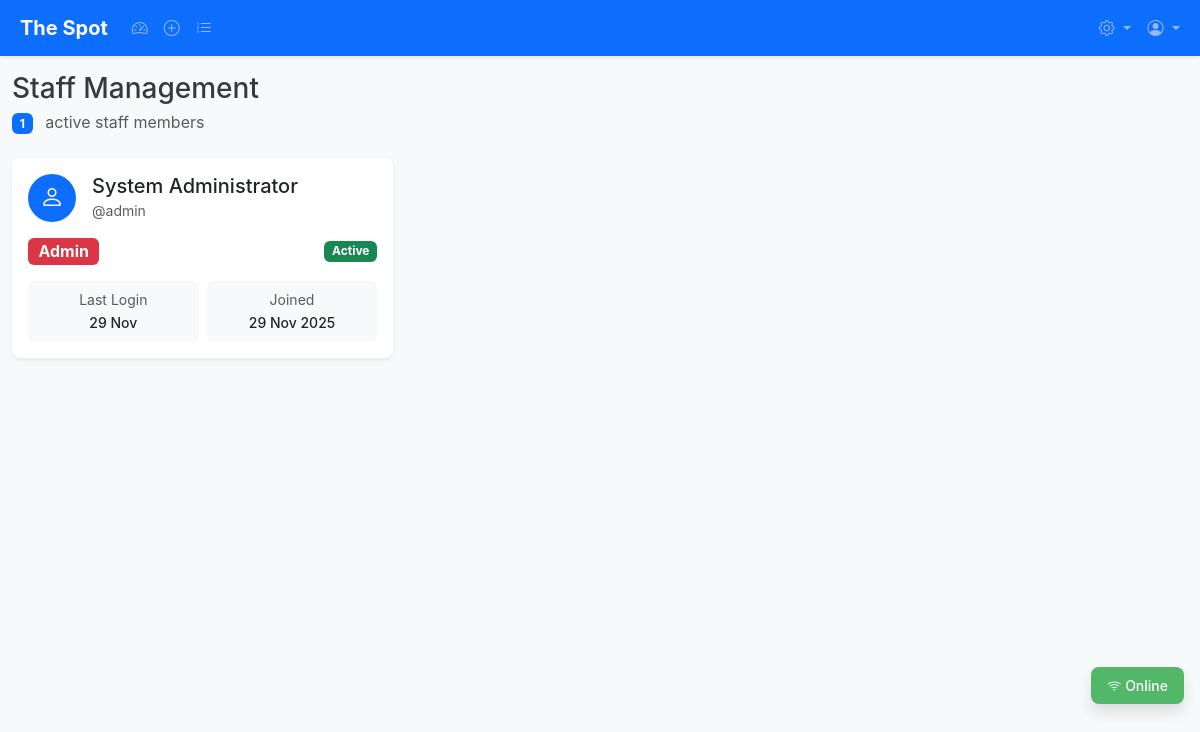
Page /staff (signed in) on the committed database.
### backend/app/models/user.py (models this page shows, shortened)
class User(UserMixin, db.Model):
    __tablename__ = 'users'
    id = db.Column(db.Integer, primary_key=True)
    username = db.Column(db.String(50), unique=True, nullable=False, index=True)
    password_hash = db.Column(db.String(255), nullable=False)
    full_name = db.Column(db.String(100), nullable=False)
    email = db.Column(db.String(100), unique=True, nullable=True)
    phone = db.Column(db.String(20), nullable=True)
    role = db.Column(db.Enum('admin', 'manager', 'staff', name='user_role'), nullable=False, default='staff')
    is_active = db.Column(db.Boolean, default=True, nullable=False)
    created_at = db.Column(db.DateTime, default=datetime.utcnow, nullable=False)
    last_login = db.Column(db.DateTime, nullable=True)

### backend/app/routes/main.py (the view)
@bp.route('/staff')
@login_required
def staff():
    if current_user.role not in ['admin', 'manager']:
        flash('Admin or Manager access required', 'error')
        return redirect(url_for('main.dashboard'))
    staff = User.query.filter_by(is_active=True).order_by(User.role, User.full_name).all()
    return render_template('staff/index.html', staff=staff)

### frontend/templates/staff/index.html (shortened to what this page needs)
{% extends "base.html" %}
{% block content %}
<div class="container-fluid py-3">
    <div class="row mb-4">
        <div class="col-12">
            <div class="d-flex justify-content-between align-items-center">
                <div>
                    <h1 class="h3 mb-1">Staff Management</h1>
                    <p class="text-muted mb-0">
                        <span class="badge bg-primary me-2">{{ staff|length }}</span>
                        active staff members
                    </p>
                </div>
            </div>
        </div>
    </div>
    <div class="row g-3">
        {% for member in staff %}
        <div class="col-12 col-md-6 col-lg-4">
            <div class="card shadow-sm h-100">
                <div class="card-body">
                    <div class="d-flex align-items-center mb-3">
                        <div class="bg-primary text-white rounded-circle d-flex align-items-center justify-content-center me-3"
                             style="width: 48px; height: 48px;">
                            <i class="bi bi-person fs-4"></i>
                        </div>
                        <div>
                            <h5 class="card-title mb-0">{{ member.full_name }}</h5>
                            <small class="text-muted">@{{ member.username }}</small>
                        </div>
                    </div>
                    <div class="d-flex justify-content-between align-items-center mb-3">
                        <span class="badge bg-{{ 'danger' if member.role == 'admin' else 'warning' if member.role == 'manager' else 'info' }} fs-6">
                            {{ member.role.title() }}
                        </span>
                        {% if member.is_active %}
                            <span class="badge bg-success">Active</span>
                        {% else %}
                            <span class="badge bg-secondary">Inactive</span>
                        {% endif %}
                    </div>
                    <div class="row g-2">
                        <div class="col-6">
                            <div class="bg-light rounded p-2 text-center">
                                <small class="text-muted d-block">Last Login</small>
                                <small class="fw-medium">
                                    {% if member.last_login %}
                                        {{ member.last_login.strftime('%d %b') }}
                                    {% else %}
                                        Never
                                    {% endif %}
                                </small>
                            </div>
                        </div>
                        <div class="col-6">
                            <div class="bg-light rounded p-2 text-center">
                                <small class="text-muted d-block">Joined</small>
                                <small class="fw-medium">{{ member.created_at.strftime('%d %b %Y') }}</small>
                            </div>
                        </div>
                    </div>
                </div>
            </div>
        </div>
        {% endfor %}
    </div>
</div>
{% endblock %}

### frontend/static/css/app.css (style rules this page uses)
:root { --spot-primary: #007bff; --spot-primary-dark: #0056b3; --spot-secondary: #6c757d; --spot-success: #28a745; --spot-success-dark: #1e7e34; --spot-warning: #ffc107; --spot-warning-dark: #d39e00; --spot-danger: #dc3545; --spot-danger-dark: #bd2130; --spot-info: #17a2b8; --spot-info-dark: #117a8b; --spot-light: #f8f9fa; --spot-dark: #343a40; --spot-white: #ffffff; --spot-gray: #6c757d; --spot-gray-light: #e9ecef; --spot-font-family: -apple-system, BlinkMacSystemFont, "Segoe UI", Roboto, "Helvetica Neue", Arial, sans-serif; --spot-font-size-sm: 0.875rem; --spot-font-size-base: 1rem; --spot-font-size-lg: 1.125rem; --spot-line-height: 1.5; --spot-spacing-xs: 0.25rem; --spot-spacing-sm: 0.5rem; --spot-spacing-md: 1rem; --spot-spacing-lg: 1.5rem; --spot-spacing-xl: 3rem; --spot-border-radius: 0.375rem; --spot-border-radius-lg: 0.5rem; --spot-border-radius-xl: 1rem; --spot-shadow-sm: 0 0.125rem 0.25rem rgba(0, 0, 0, 0.075); --spot-shadow: 0 0.5rem 1rem rgba(0, 0, 0, 0.15); --spot-shadow-lg: 0 1rem 3rem rgba(0, 0, 0, 0.175); --spot-touch-target: 44px; --spot-touch-target-lg: 52px; --spot-z-dropdown: 1000; --spot-z-sticky: 1020; --spot-z-fixed: 1030; --spot-z-modal-backdrop: 1040; --spot-z-modal: 1050; --spot-z-popover: 1060; --spot-z-tooltip: 1070; }
* { -webkit-tap-highlight-color: rgba(0, 0, 0, 0.1); -webkit-touch-callout: none; -webkit-user-select: none; -moz-user-select: none; -ms-user-select: none; user-select: text; }
body { font-family: var(--spot-font-family); font-size: var(--spot-font-size-base); line-height: var(--spot-line-height); color: var(--spot-dark); background-color: var(--spot-light); -webkit-font-smoothing: antialiased; -moz-osx-font-smoothing: grayscale; }
.card { border: none; border-radius: var(--spot-border-radius-lg); box-shadow: var(--spot-shadow-sm); transition: transform 0.2s ease, box-shadow 0.2s ease; }

### rows in the picture
User: full_name "System Administrator", username "admin", role "Admin", is_active "Active", last_login "29 Nov", created_at "29 Nov 2025"

### other values in the picture
{{ staff|length }} "1"
